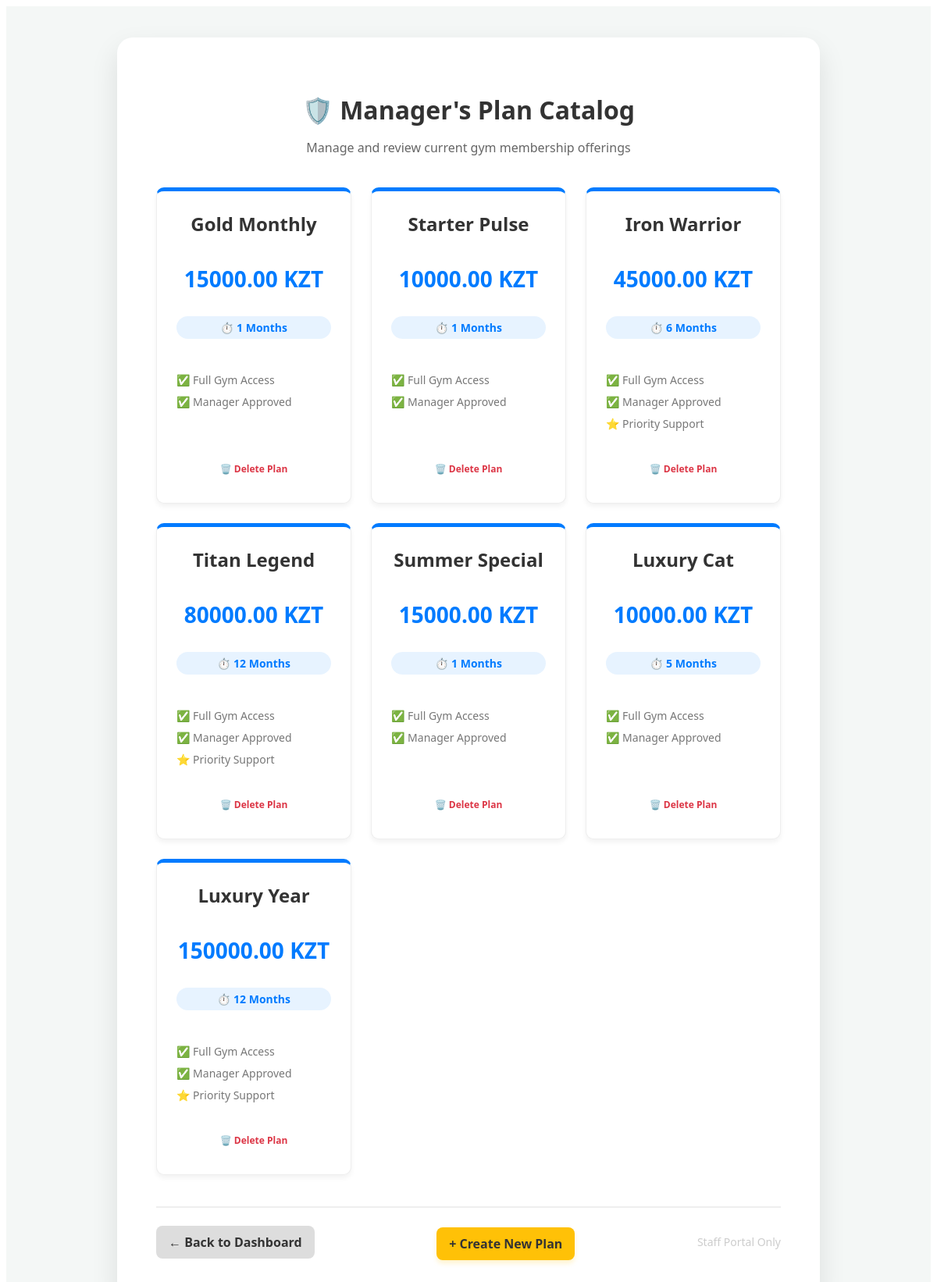
The app's page /plans/ with its own data.
### Members/models.py (models this page shows, shortened)
class MembershipPlan(models.Model):
    name =models.CharField(max_length=50,
                           verbose_name='Plan Name',
                           )
    price = models.DecimalField(max_digits=10,
                                decimal_places=2,
                                verbose_name='Price')
    duration_months = models.IntegerField(default=1)
    branch = models.ForeignKey(GymBranch, on_delete=models.CASCADE, null=True)
    class Meta:
        verbose_name = 'Membership Plan'
        verbose_name_plural = 'Membership Plans'

### Members/views.py (the view)
# urls.py: path('plans/', plan_list_view, name='plan_list'),
def plan_list_view(req):
    all_plans = MembershipPlan.objects.all()
    context = {
        'plans': all_plans,
        'title': 'Gym Membership Plans'
    }
    return render(req, 'plan_list.html', context)

### Members/templates/plan_list.html (shortened to what this page needs)
{% extends "base.html" %}
{% block content %}
<div class="page">
  <div class="container">
    <h1 class="title" style="text-align:center;">🛡️ Manager's Plan Catalog</h1>
    <p class="subtitle" style="text-align:center;">Manage and review current gym membership offerings</p>
    <div class="plan-grid">
      {% for p in plans %}
        <div class="plan-card">
          <h2>{{ p.name }}</h2>
          <p class="plan-price">{{ p.price }} KZT</p>
          <p class="plan-duration">⏱️ {{ p.duration_months }} Months</p>
          <ul class="plan-features">
            <li>✅ Full Gym Access</li>
            <li>✅ Manager Approved</li>
            {% if p.duration_months >= 6 %}
              <li>⭐ Priority Support</li>
            {% endif %}
          </ul>
          <a href="{% url 'plan_delete' p.pk %}" class="btn delete-btn">🗑️ Delete Plan</a>
        </div>
      {% empty %}
        <div class="no-plans">
          <p>No plans found! Use the Admin panel to add some.</p>
        </div>
      {% endfor %}
    </div>
    <div class="table-footer">
      <a href="{% url 'index' %}" class="btn cancel-btn">← Back to Dashboard</a>
      <a href="{% url 'plan_add' %}" class="btn plan-btn">+ Create New Plan</a>
      <span class="staff-note">Staff Portal Only</span>
    </div>
  </div>
</div>
{% endblock %}

### Members/templates/base.html (shortened to what this page needs)
{% load static %}
<!DOCTYPE html>
<html lang="en">
<head>
<link rel="stylesheet" href="{% static 'css/style.css' %}">
</head>
<body>
{% block content %}
{% endblock %}
</body>
</html>

### Members/static/css/style.css (style rules this page uses)
.page { font-family: 'Segoe UI', Tahoma, Geneva, Verdana, sans-serif; background-color: #f4f7f6; margin: 0; padding: 40px; display: flex; justify-content: center; align-items: center; min-height: 100vh; }
.container { background: white; padding: 50px; border-radius: 20px; box-shadow: 0 15px 35px rgba(0, 0, 0, 0.1); width: 100%; max-width: 800px; text-align: center; }
.title { color: #333; margin-bottom: 10px; }
.subtitle { color: #666; margin-bottom: 40px; }
.btn { display: inline-block; padding: 15px 30px; color: white; text-decoration: none; border-radius: 10px; font-weight: bold; font-size: 16px; transition: 0.3s; }
.delete-btn { background: #dc3545; color: white; border: none; border-radius: 10px; padding: 15px 30px; font-weight: bold; font-size: 16px; cursor: pointer; transition: 0.3s; }
.cancel-btn { background: #6c757d; color: white; border-radius: 10px; padding: 15px 30px; font-weight: bold; text-decoration: none; font-size: 16px; transition: 0.3s; }
.delete-btn { background: none; border: none; color: #dc3545; font-weight: bold; cursor: pointer; font-size: 14px; padding: 0; }
.table-footer { display: flex; justify-content: space-between; align-items: center; border-top: 2px solid #eee; padding-top: 20px; }
.plan-btn { margin-top: 20px; padding: 14px; background: #ffc107; color: #333; border: none; border-radius: 8px; font-size: 16px; font-weight: bold; cursor: pointer; transition: 0.3s; box-shadow: 0 4px 6px rgba(255, 193, 7, 0.2); }
.plan-grid { display: grid; grid-template-columns: repeat(auto-fit, minmax(250px, 1fr)); gap: 25px; }
.plan-card { background: #ffffff; border: 1px solid #eee; border-top: 5px solid #007bff; padding: 25px; border-radius: 10px; text-align: center; transition: 0.3s; box-shadow: 0 4px 6px rgba(0,0,0,0.05); display: flex; flex-direction: column; }
.plan-card h2 { color: #333; margin-top: 0; }
.plan-price { font-size: 28px; font-weight: bold; color: #007bff; margin: 15px 0; }
.plan-duration { background: #e7f3ff; color: #007bff; display: inline-block; padding: 5px 15px; border-radius: 20px; font-size: 14px; font-weight: 600; }
.plan-features { list-style: none; padding: 0; margin: 25px 0; color: #777; font-size: 14px; text-align: left; line-height: 2; flex-grow: 1; }
.plan-card .delete-btn { color: #dc3545; font-size: 12px; font-weight: bold; text-decoration: none; margin-top: auto; }
.table-footer { margin-top: 40px; border-top: 2px solid #eee; padding-top: 20px; display: flex; justify-content: space-between; align-items: center; transform: translateY(-5); }
.plan-btn { margin-top: 5px; padding: 15px 28px; background: #ffc107; color: #333; border-radius: 8px; font-weight: bold; box-shadow: 0 4px 6px rgba(255, 193, 7, 0.2); text-decoration: none; }
.staff-note { color: #ccc; font-size: 14px; }
.btn { padding: 10px 16px; text-decoration: none; border-radius: 8px; font-weight: bold; transition: 0.2s; }
.btn.cancel-btn { background-color: #ddd; color: #333; }

### records on screen
MembershipPlan: name "Gold Monthly", price "15000.00", duration_months "1"
MembershipPlan: name "Starter Pulse", price "10000.00", duration_months "1"
MembershipPlan: name "Iron Warrior", price "45000.00", duration_months "6", shows "⭐ Priority Support"
MembershipPlan: name "Titan Legend", price "80000.00", duration_months "12", shows "⭐ Priority Support"
MembershipPlan: name "Summer Special", price "15000.00", duration_months "1"
MembershipPlan: name "Luxury Cat", price "10000.00", duration_months "5"
MembershipPlan: name "Luxury Year", price "150000.00", duration_months "12", shows "⭐ Priority Support"
